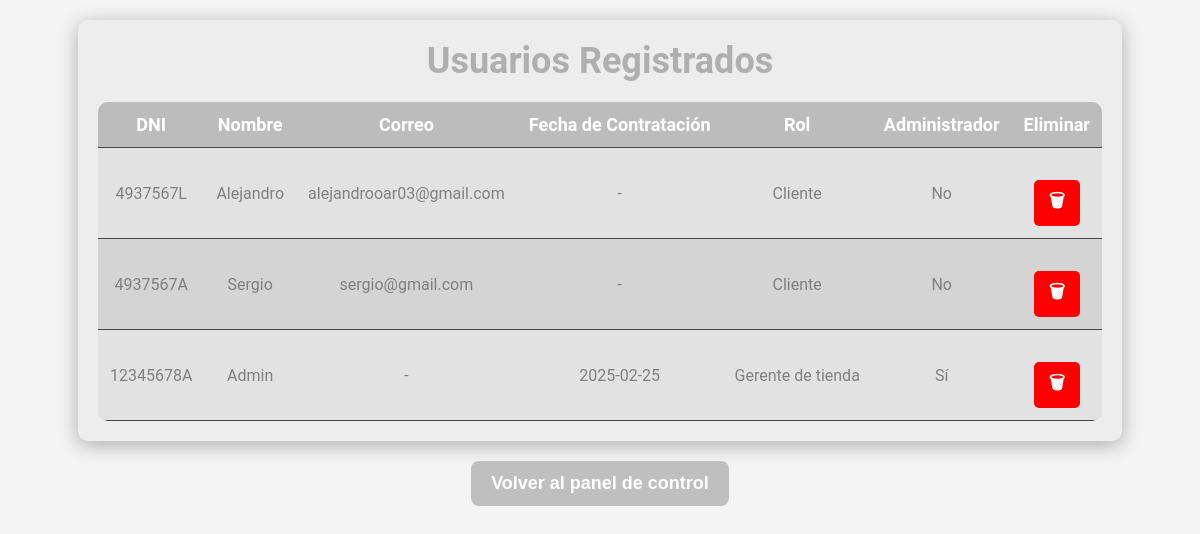
The app's page /tabla_usuarios.php with its own data.
### tables this page shows
CREATE TABLE `clientes` (
  `id_usuario` int(11) NOT NULL,
  `correo` varchar(50) NOT NULL
);

CREATE TABLE `usuarios` (
  `id` int(11) NOT NULL,
  `dni` char(9) NOT NULL,
  `nombre` char(25) NOT NULL,
  `contraseña` varchar(255) NOT NULL,
  `administrador` tinyint(1) NOT NULL,
  `imagen` text NOT NULL
);

CREATE TABLE `empleados` (
  `id_usuario` int(11) NOT NULL,
  `fecha_contratacion` date NOT NULL,
  `rol` char(30) NOT NULL
);

### tabla_usuarios.php (the view, shortened to what this page needs)
<?php
$servername = "localhost";
$username = "root";
$password = "";
$dbname = "tienda_relojes";
$conn = new mysqli($servername, $username, $password, $dbname);
$sql = "SELECT u.id, u.dni, u.nombre, u.administrador, c.correo, e.fecha_contratacion, e.rol
        FROM usuarios u
        LEFT JOIN clientes c ON u.id = c.id_usuario
        LEFT JOIN empleados e ON u.id = e.id_usuario";
$result = $conn->query($sql) or die("Error en la consulta: " . $conn->error);
?>
<!DOCTYPE html>
<html lang="es">
<head>
    <link rel="stylesheet" href="styles_tablas.css">
</head>
<body>
    <div class="table-container">
        <h2>Usuarios Registrados</h2>
        <table>
            <tr>
                <th>DNI</th>
                <th>Nombre</th>
                <th>Correo</th>
                <th>Fecha de Contratación</th>
                <th>Rol</th>
                <th>Administrador</th>
                <th>Eliminar</th>
            </tr>
            <?php
            if ($result->num_rows > 0) {
                while ($row = $result->fetch_assoc()) {
                    ?>
                    <tr>
                        <td><?php echo htmlspecialchars($row["dni"]); ?></td>
                        <td><?php echo htmlspecialchars($row["nombre"]); ?></td>
                        <td><?php echo $row["correo"] ? htmlspecialchars($row["correo"]) : "-"; ?></td>
                        <td><?php echo $row["fecha_contratacion"] ? htmlspecialchars($row["fecha_contratacion"]) : "-"; ?></td>
                        <td><?php echo $row["rol"] ? htmlspecialchars($row["rol"]) : "Cliente"; ?></td>
                        <td><?php echo $row["administrador"] ? "Sí" : "No"; ?></td>
                        <td>
                            <form method="POST" action="eliminar_usuario.php" onsubmit="return confirm('¿Seguro que quieres eliminar este usuario?');">
                                <button type="submit" class="delete_btn">🗑</button>
                            </form>
                        </td>
                    </tr>
                    <?php
                }
            } else {
                echo "<tr><td colspan='7'>No hay registros</td></tr>";
            }
            ?>
        </table>
    </div>
    <button onclick="location.href='panel_control.html'">Volver al panel de control</button>
</body>
</html>

### styles_tablas.css (style rules this page uses)
* { box-sizing: border-box; margin: 0; padding: 0; }
body { font-family: 'Roboto', sans-serif; background-color: #F4F4F4; color: rgb(128, 128, 128); text-align: center; padding: 20px; }
h2 { font-size: 36px; color: #afafaf; margin-bottom: 20px; }
.table-container { max-width: 90%; margin: 0 auto; background: #ededed; padding: 20px; border-radius: 10px; box-shadow: 0 4px 20px rgba(0, 0, 0, 0.3); }
table { width: 100%; border-collapse: collapse; margin-top: 10px; background: #d4d4d4; border-radius: 10px; overflow: hidden; }
th, td { padding: 12px; text-align: center; border-bottom: 1px solid #444; }
th { background-color:rgb(188, 188, 188); color: white; font-size: 18px; }
tr:nth-child(even) { background-color:rgb(226, 226, 226); }
button { background: rgb(191, 191, 191); color: white; padding: 12px 20px; border: none; border-radius: 8px; cursor: pointer; font-size: 18px; font-weight: bold; transition: background 0.3s, transform 0.3s; display: inline-block; margin-top: 20px; }
td .delete_btn { background: red; color: white; padding: 8px 15px; border: none; border-radius: 5px; cursor: pointer; align-items: center; justify-content: center; height: 100%; text-align: center; }

### records on screen
clientes: id_usuario.dni "4937567L", id_usuario.nombre "Alejandro", correo "alejandrooar03@gmail.com", shows "Cliente", shows "No"
clientes: id_usuario.dni "4937567A", id_usuario.nombre "Sergio", correo "sergio@gmail.com", shows "Cliente", shows "No"
empleados: id_usuario.dni "12345678A", id_usuario.nombre "Admin", fecha_contratacion "2025-02-25", rol "Gerente de tienda", shows "Sí"
